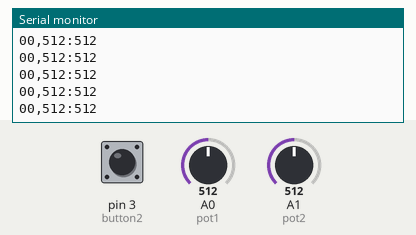
The sketch below on a simulated Arduino Uno, built with avr-gcc and run on an emulated ATmega328P. Shown: the last lines printed to the serial monitor. Inputs (shaded band) come from the test bench; at power-on: A1 (pot2) = 512, pin 3 (button2) LOW, A0 (pot1) = 512.

Above: at 8.7 s.
8.8 s: A1 (pot2) set to 11
At 9.7 s:
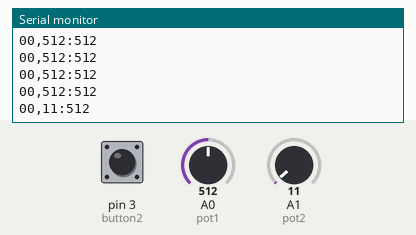
12.4 s: A1 (pot2) set to 8
At 12.4 s:
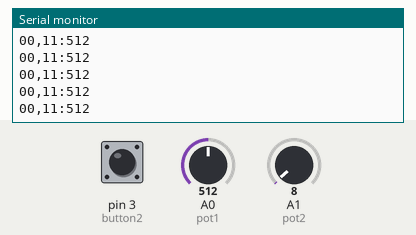
Timing chart, 0 to 15.4 s (numbered marks = the images above; inputs shaded):
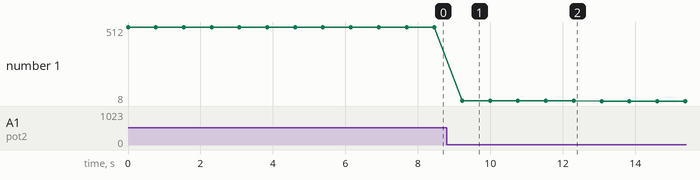

Measured:
- after the input at 8.8 s, the serial monitor: prints a new line after 0.43 s (image 1)
- plotted number 1: 512 → 11 after the input at 8.8 s, 11 → 8 after the input at 12.4 s

The sketch:

ArdunioCode.ino
```cpp
const int button2 = 3;
const int pot1 = A0;
const int pot2 = A1;
void setup() {
  // put your setup code here, to run once:
pinMode(button2, INPUT);
pinMode(pot1, INPUT);
pinMode(pot2, INPUT);
Serial.begin(9600);
}

void loop() {
  // put your main code here, to run repeatedly:
int read1 = 0;
int read2 = digitalRead(button2);
int amp = analogRead(pot2);
int interval = analogRead(pot1);
Serial.print(read1);
Serial.print(read2);
Serial.print(",");
Serial.print(amp);
Serial.print(":");
Serial.print(interval);
Serial.println();
delay(interval*1.5);
}
```
